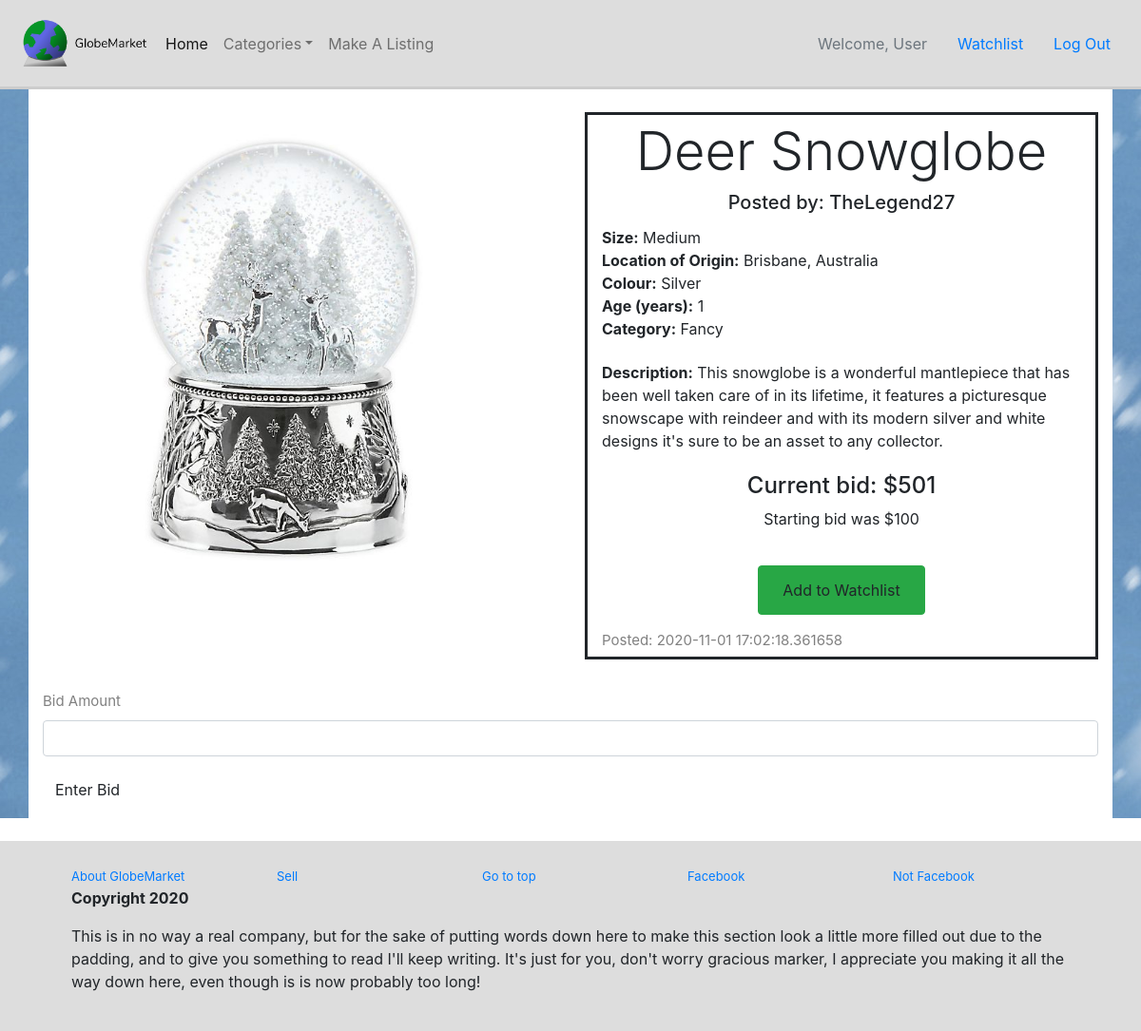
/listings/1 (signed in), run on the app's committed database.
### auction/models.py (models this page shows, shortened)
class User(db.Model, UserMixin):
    __tablename__='users'
    id = db.Column(db.Integer, primary_key=True)
    name = db.Column(db.String(100), index=True, unique=True, nullable=False)
    emailid = db.Column(db.String(100), index=True, nullable=False)
    password_hash = db.Column(db.String(255), nullable=False)
    contact_num = db.Column(db.Integer, nullable=False)
    address = db.Column(db.String(255), nullable=False)

class Listing(db.Model):
    __tablename__ = 'listings'
    id = db.Column(db.Integer, primary_key=True)
    name = db.Column(db.String(80), nullable=False)
    size = db.Column(db.String(50), nullable=False)
    origin = db.Column(db.String(200), nullable=False)
    colour = db.Column(db.String(100), nullable=False)
    age = db.Column(db.Integer, nullable=False)
    category = db.Column(db.String(100), nullable=False)
    description = db.Column(db.String(200), nullable=False)
    startbid = db.Column(db.Integer, nullable=False)
    image = db.Column(db.String(400), nullable=False)
    upost = db.Column(db.String(30), db.ForeignKey('users.name'), nullable=False)
    created_at = db.Column(db.DateTime, default=datetime.now())
    status = db.Column(db.Boolean, default=True, nullable=False)

class Bidding(db.Model):
    __tablename__ = 'bids'
    id = db.Column(db.Integer, primary_key=True)
    sub_bid = db.Column(db.Integer, nullable=False)
    created_at = db.Column(db.DateTime, default=datetime.now())
    usr_id = db.Column(db.Integer, db.ForeignKey('users.id'), nullable=False)
    usr_name = db.Column(db.String(100), db.ForeignKey('users.name'), nullable=False)
    lis_id = db.Column(db.Integer, db.ForeignKey('listings.id'), nullable=False)
    def __repr__(self): #string print method
        return "${}".format(self.sub_bid)

### auction/listings.py (the view, shortened to what this page needs)
@bp.route('/<id>', methods = ['GET', 'POST'])
def show(id):
  listing = Listing.query.filter_by(id=id).first()
  showbid = Bidding.query.filter_by(lis_id=id).order_by(Bidding.sub_bid.desc()).first()
  tablebid = Bidding.query.filter_by(lis_id=id).all()
  bidform = BiddingForm()
  watchform = WatchlistAddForm()
  if watchform.validate_on_submit():
    watchadd = Watchlist(user_name=current_user.name,
                        list_id=listing.id)
    db.session.add(watchadd)
    db.session.commit()
    return redirect(url_for('listing.show', id=id))
  closeform = CloseAucForm()
  if closeform.validate_on_submit():
    listing.status=False
    db.session.commit()
    return redirect(url_for('listing.show', id=id))
  return render_template('listings/show.html',
                            listing=listing,
                            showbid=showbid,
                            tablebid=tablebid,
                            bidform=bidform,
                            watchform=watchform,
                            closeform=closeform)

### auction/forms.py
class BiddingForm(FlaskForm):
    bid_amount=IntegerField("Bid Amount", validators=[InputRequired('Enter bid amount')])
    submit=SubmitField("Enter Bid")

class WatchlistAddForm(FlaskForm):
    add_item=SubmitField("Add to Watchlist")

### auction/__init__.py (called while the page is built)
def create_app():
    app=Flask(__name__)  # this is the name of the module/package that is calling this app
    app.debug=True
    app.secret_key='utroutoru'
    app.config['SQLALCHEMY_DATABASE_URI']='sqlite:///marketplace.sqlite'
    db.init_app(app)
    bootstrap = Bootstrap(app)
    login_manager = LoginManager()
    login_manager.login_view='auth.login'
    login_manager.init_app(app)
    from .models import User  # importing here to avoid circular references
    @login_manager.user_loader
    def load_user(user_id):
        return User.query.get(int(user_id))
    from . import listings
    app.register_blueprint(listings.bp)
    from . import views
    app.register_blueprint(views.bp)
    from . import auth
    app.register_blueprint(auth.bp)
    from . import categories
    app.register_blueprint(categories.bp)
    return app

### auction/templates/listings/show.html (shortened to what this page needs)
{% extends 'base.html' %}
{% import "bootstrap/wtf.html" as wtf %}
{% block content %}
<div class="container" id="buffergrid" style="background-color: white;">
    <div class="row">
    <div class="col"><img src="{{listing.image}}" width="500" height="500"></div>
    <div class="col">
        <div class="container" id="bordergrid">
        <div class="row">
            <div class="col">
            <div class="bannertitle">
                <h1 class="display-4">{{ listing.name }}</h1>
                <h5>Posted by: {{ listing.upost }}</h5>
            </div>
            </div>
            <div class="col"><b>Size:</b> {{listing.size}}</div>
            <div class="col"><b>Location of Origin:</b> {{listing.origin}}</div>
            <div class="col"><b>Colour:</b> {{listing.colour}}</div>
            <div class="col"><b>Age (years):</b> {{listing.age}} </div>
            <div class="col"><b>Category:</b> {{listing.category}}</div>
            <div class="w-100" id="spacer"></div>
            <div class="col"><b>Description:</b> {{listing.description}}
            </div>
            <div class="col" id="padupbtn"><h4>Current bid: {{showbid}}</h4>
            <p>Starting bid was ${{listing.startbid}}</p></div>
            {% if listing.upost != current_user.name %}
                {% if listing.status == True %}
                    <div class="col" id="padupbtn"><button type="button" class="btn btn-success">{{wtf.quick_form(watchform)}}</button></div>
                {% else %}
                    <div class="col" id="padupbtn"><h1>Auction Closed</h1>
                {% endif %}
            {% endif %}
            <div class="col" id="padup">Posted: {{listing.created_at}}</div>
        </div>
        </div>
    </div>
</div>
<div id="padup">
{% if listing.upost == current_user.name %}
        <div class="accordion" id="accordionExample">
            <div class="card">
            <div class="card-header" id="headingOne">
                <h2 class="mb-0">
                <button class="btn btn-link btn-block text-left" type="button" data-toggle="collapse" data-target="#collapseOne" aria-expanded="true" aria-controls="collapseOne">
                    View Bid History:
                </button>
                </h2>
            </div>
            <div id="collapseOne" class="collapse show" aria-labelledby="headingOne" data-parent="#accordionExample">
                <div class="card-body">
                    {% if tablebid %}
                        <table class="table">
                            <thead>
                            <tr>
                                    <th scope="col">Bidder's Username</th>
                                    <th scope="col">Bid Amount</th>
                                    <th scope="col">Bid Date</th>
                            </tr>
                            </thead>
                            {% for bid in tablebid %}
                                <tbody>
                                <tr>
                                    <th scope="row">{{bid.usr_name}}</th>
                                    <td>{{bid.sub_bid}}</td>
                                    <td>{{bid.created_at}}</td>
                                </tr>
                                </tbody>
                            {% endfor %}
                        </table>
                    {% else %}
                    <h2 class='nobids'>Aw. no one has made a bid yet. Head up champ, they'll buy it soon.</h2>
                    {% endif %}
                    {% if listing.status == True %}
                        <h1>Auction Open</h1>
                    {% else %}
                        <h1>Auction Closed</h1>
                    {% endif %}
                </div>
            </div>
            <button type="button" class="btn btn-warning">{{wtf.quick_form(closeform)}}</button>
            </div>
        </div>
{% else %}
    {% if listing.status == True %}
        {{wtf.quick_form(bidform)}}
    {% else %}
        <h1>Bidding time is over, you missed it.</h1>
    {% endif %}
{% endif %}
</div>
</div>
{% endblock %}

### auction/templates/base.html (shortened to what this page needs)
<!doctype html>
<html lang="en">
  <head>
    <link rel="stylesheet" type="text/css" href="{{ url_for('static',filename='globestyles.css') }}">
    <link rel="stylesheet" href="https://stackpath.bootstrapcdn.com/bootstrap/4.5.2/css/bootstrap.min.css">
  </head>
  <body style="background-image: url(/static/image/snowfall.jpg)">
      <header>
        <nav class="navbar navbar-expand-lg navbar-light">
            <img height="75px" width="150px" src="/static/image/GlobesideNB.png">
            <div class="collapse navbar-collapse" id="navbarSupportedContent">
            <ul class="navbar-nav mr-auto">
                <li class="nav-item active">
                <a class="nav-link" href="/">Home</a>
                </li>
                <li class="nav-item dropdown">
                  <a class="nav-link dropdown-toggle" data-toggle="dropdown" href="#" role="button" aria-haspopup="true" aria-expanded="false">Categories</a>
                </li>
                <li class="nav-item">
                    <a class="nav-link" href="listings/create">Make A Listing</a>
                </li>
            </ul>
                {% if current_user.is_authenticated %}
                  <a class="nav-item nav-link disabled text-muted" href="#"><span>Welcome, {{ current_user.name }}</span></a>
                  <a class="nav-item nav-link" href="/watchlist">Watchlist</a>
                  <a class="nav-item nav-link" href="{{ url_for('auth.logout') }}">Log Out</a>
                {% else %}
                  <a class="nav-item nav-link" href="{{ url_for('auth.register') }}">Register</a>
                  <a class="nav-item nav-link" href="{{ url_for('auth.login') }}">Log In</a>
                {% endif %}
            </div>
        </nav>
    </header>
    {% block content %}
    {% endblock %}
      <div id="bottomgap" style="background-color: white;">
        <footer>
          <div class="container">
            <div class="row">
              <div class="col-sm">
                <a class="fotext" href="/">About GlobeMarket</a>
              </div>
              <div class="col-sm">
                <a class="fotext" href="/listings/create">Sell</a>
              </div>
              <div class="col-sm">
                <a class="fotext" href="/">Go to top</a>
              </div>
              <div class="col-sm">
                <a class="fotext" href="/">Facebook</a>
              </div>
              <div class="col-sm">
                <a class="fotext" href="/">Not Facebook</a>
              </div>
              <div class="col-sm">
                <p class="cptext">Copyright 2020</p>
                <p>This is in no way a real company, but for the sake of putting words down here to make this section look a little more
                filled out due to the padding, and to give you something to read I'll keep writing. It's just for you, don't worry
                gracious marker, I appreciate you making it all the way down here, even though is is now probably too long!</p>
              </div>
            </div>
          </div>
        </footer>
      </div>
  </body>
</html>

### auction/static/globestyles.css (style rules this page uses)
nav { background-color: #DDDDDD; border-bottom-color: #CCC; border-bottom-style: solid; border-bottom-width: 0.05; }
#bottomgap { padding-top: 2%; }
footer { background-color: #DDD; padding-left: 5%; padding-right: 5%; padding-top: 2%; padding-bottom: 2%; }
.fotext { font-size: small; }
.cptext { font-weight: bold; }
.bannertitle { padding-bottom: 1%; padding-top: 1%; text-align: center; }
#buffergrid { padding-top: 2%; }
#padup { color: grey; padding-top: 3%; font-size: 15px; padding-bottom: 1%; }
#spacer { padding: 2%; }
#padupbtn { padding-top: 4%; text-align: center; }
#bordergrid { border-style: solid; }

### data on the page
User: name "User"
Listing: image (picture), name "Deer Snowglobe", upost "TheLegend27", size "Medium", origin "Brisbane, Australia", colour "Silver", age "1", category "Fancy", description "This snowglobe is a wonderful mantlepiece that has been well taken care of in its lifetime, it features a picturesque snowscape with reindeer and with its modern silver and white designs it's sure to be an asset to any collector.", startbid "100", created_at "2020-11-01 17:02:18.361658"
Bidding: sub_bid "$501"
